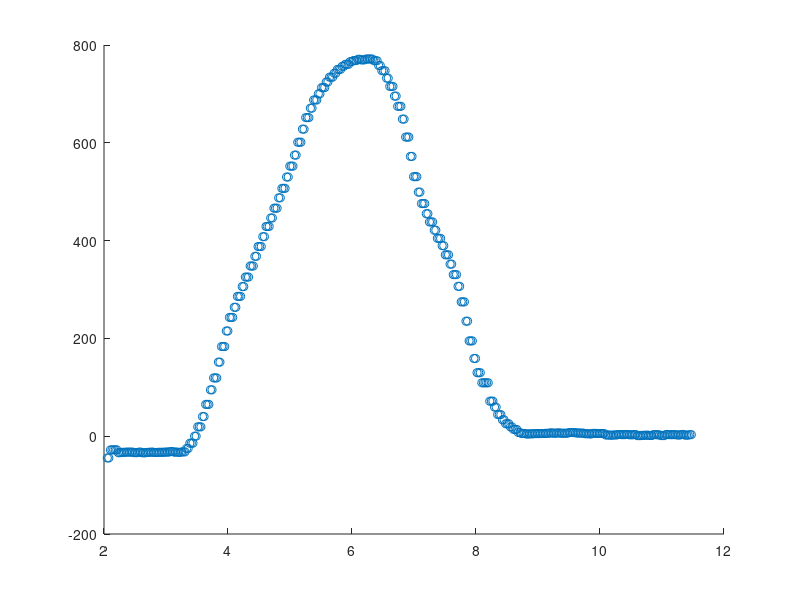

This figure's MATLAB source: (Note: this script raises an error after producing the figure.)
close all;
clear all;
clc;

Data1 = csvread('twoturns.3.csv');
Data1(:,2) = Data1(:,2)/1000;

Data1(73:192,1) = Data1(73:192,1)+360;
Data1(116:193,1) = Data1(116:193,1)+360;
Data1(193:231,1) = Data1(193:231,1)+360;

format long

scatter(Data1(:,2),Data1(:,1))

figure;

fs = 40;
fm = fs/2;
ns = 20000;
w = linspace(1,2*pi*fm,ns);
f = w/(2*pi);
wd = w/(2*fm);
s = tf('s');
z = tf('z');
%H = 8.500881141*10^7/(s^4+192.0418945*s^3*cos((1/8)*pi)+18440.04462*s^2+192.0418945*cos((3/8)*pi)*s^3+36880.08924*cos((3/8)*pi)*s^2*cos((1/8)*pi)+1.770630552*10^6*cos((3/8)*pi)*s+1.770630552*10^6*cos((1/8)*pi)*s+8.500881142*10^7)
%bodeplot(H)
%% LOWPASS FILTER

%H = (0.4347829973e-2+0.2608697984e-1/z+0.6521744960e-1/z^2+0.8695659946e-1/z^3+0.6521744960e-1/z^4+0.2608697984e-1/z^5+0.4347829973e-2/z^6)/(1-1.974486371/z+2.241740971/z^2-1.460131921/z^3+.5920585105/z^4-.1343581056/z^5+0.1344675427e-1/z^6)
Hs = (8.5009000*10^7*z^4+3.40036000*10^8*z^3+5.10054000*10^8*z^2+3.40036000*10^8*z+8.5009000*10^7)/(6.409741674*10^8*z^4+2.89405884*10^8*z^3+3.528825092*10^8*z^2+6.2981316*10^7*z+1.389052340*10^7)
[num,den] = tfdata(Hs);
num = num{1}/(6.41e08);
den = den{1}/(6.41e08);
H = tf(num, den, 0.025, 'variable', 'z^-1')
den
H_freq = freqz(num, den, wd);
magdb = 20*log10(abs(H_freq));

bodeplot(Hs)

%semilogx(f, magdb)

grid;
figure;
%% FFT
%scatter(Data1(:,2),Data1(:,1));
%figure;

input = Data1(:,1);

input_fft = mag2db(abs(fft(input)));
freq = linspace(0,40,length(input_fft));
plot(freq,input_fft);
figure;
spectrogram(input,hamming(20),19,100,40,'yaxis') %fft for hvert sekund (40)

figure;

%% Test filter algorithm
BUF0 = 0;
BUF1 = 0;
BUF2 = 0;
BUF3 = 0;
BUF4 = 0;
BUF5 = 0;
BUF6 = 0;

a1 = 0.4515;
a2 = 0.5505;
a3 = 0.09825;
a4 = 0.02167;


b0 = 0.1326;
b1 = 0.5305;
b2 = 0.7957;
b3 = 0.5305;
b4 = 0.1326;


input = Data1(:,1);
output = zeros(369,1);
for i=1:369
   BUF0 = input(i) - (a1*BUF1 + a2*BUF2 + a3*BUF3 + a4*BUF4);
   output(i) = BUF0*b0 + b1*BUF1 + b2*BUF2 + b3*BUF3 + b4*BUF4;
   BUF4 = BUF3;
   BUF3 = BUF2;
   BUF2 = BUF1;
   BUF1 = BUF0;
end

plot(Data1(:,2),Data1(:,1), 'b',Data1(:,2),output, 'r')
figure;
scatter(Data1(:,2),output)
